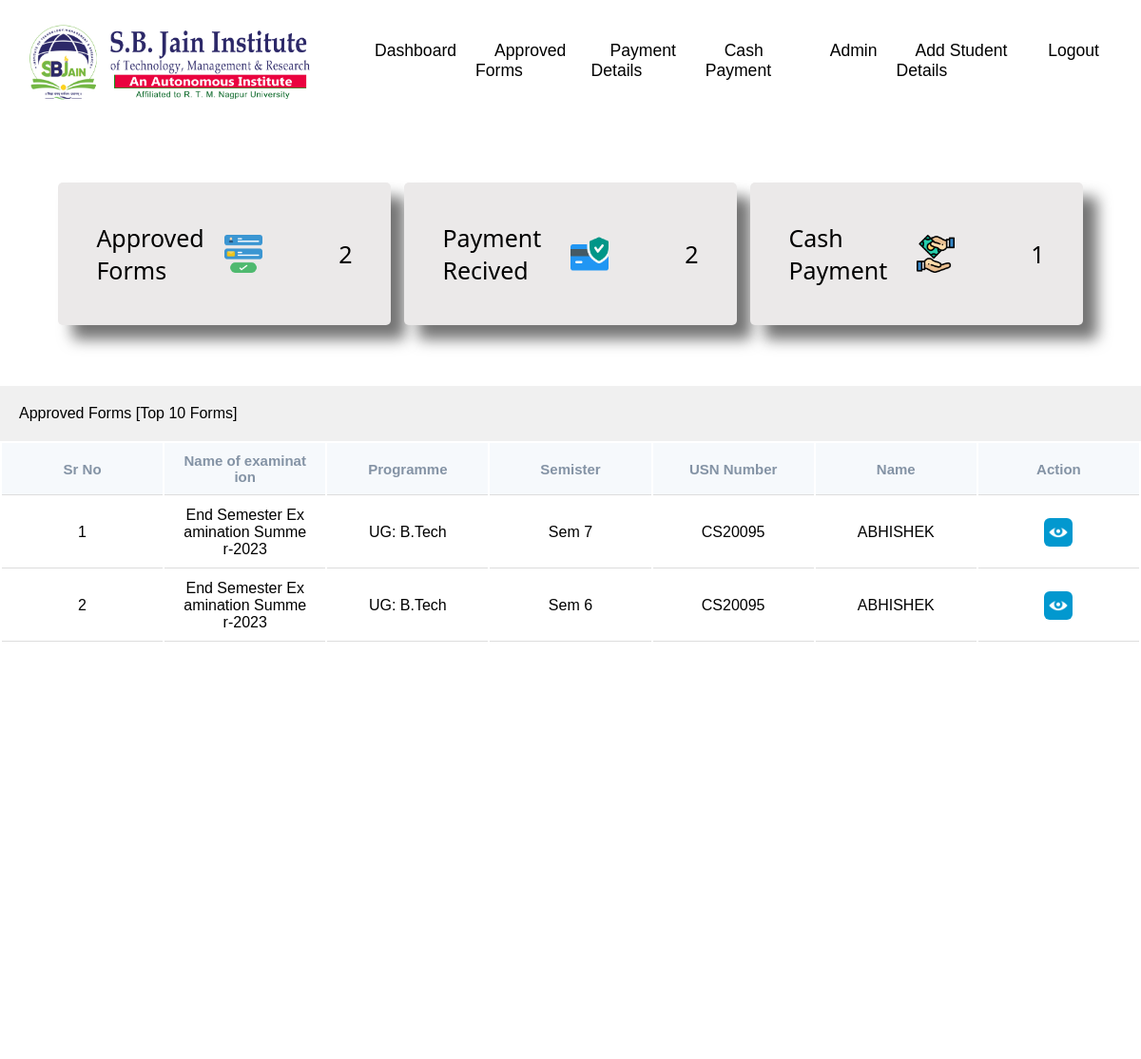
The page /components/adminDashboard/dashboardPannel/dashboardPannel.php (signed in) on the database its author committed.
### tables this page shows
CREATE TABLE `stdforms` (
  `id` int(11) NOT NULL,
  `acedemic_year` varchar(20) NOT NULL,
  `name_of_exam` varchar(100) NOT NULL,
  `type_of_student` varchar(20) NOT NULL,
  `programme` varchar(20) NOT NULL,
  `dept` text NOT NULL,
  `sem` text NOT NULL,
  `usn_number` varchar(20) NOT NULL,
  `name` text NOT NULL,
  `abc_id` text NOT NULL,
  `mother_name` text NOT NULL,
  `address` text NOT NULL,
  `mob_no` text NOT NULL,
  `university_enno` varchar(30) NOT NULL,
  `formstatus` text NOT NULL,
  `course1` varchar(20) NOT NULL,
  `course2` varchar(20) NOT NULL,
  `course3` varchar(20) NOT NULL,
  `course4` varchar(20) NOT NULL,
  `course5` varchar(20) NOT NULL,
  `course6` varchar(20) NOT NULL,
  `course7` varchar(20) NOT NULL,
  `course8` varchar(20) NOT NULL,
  `course9` varchar(20) NOT NULL,
  `course10` varchar(20) NOT NULL,
  `course11` varchar(20) NOT NULL,
  `course12` varchar(20) NOT NULL,
  `course13` varchar(20) NOT NULL,
  `course14` varchar(20) NOT NULL,
  `course15` varchar(20) NOT NULL
);

### components/adminDashboard/dashboardPannel/dashboardPannel.php (the view, shortened to what this page needs)
<?php
    include('../../../databaseconnection.php');
?>
<?php
include '../navbar/navbar.php';
?>
<div class="container1">
    <div class="cards">
        <div class="head1">
            <h3 class="text">Approved Forms</h3>
            <img class="img" src="../../../assets/sign-up.png" alt="formslogo">
        </div>
        <div class="head2">
            <p class="text">
                <?php
                $sql = "SELECT id FROM stdforms where formstatus='Approved'";
                if ($result=mysqli_query($con,$sql))
                {
                $rowcount=mysqli_num_rows($result);
                printf($rowcount);
                }
                ?>
            </p>
        </div>
    </div>
    <div class="cards">
        <div class="head1">
            <h3 class="text">Payment Recived</h3>
            <img class="img"  src="../../../assets/credit-card.png" alt="cardlogo">
        </div>
        <div class="head2">
            <p class="text">
                    <?php
                    $sql = "SELECT id FROM payment_details where payment_status='Paid'";
                    if ($result=mysqli_query($con,$sql))
                    {
                    $rowcount=mysqli_num_rows($result);
                    printf($rowcount);
                    }
                    ?>
            </p>
        </div>
    </div>
    <div class="cards">
        <div class="head1">
            <h3 class="text">Cash Payment</h3>
            <img class="img" src="../../../assets/payment-method.png" alt="cashlogo">
        </div>
        <div class="head2">
            <p class="text">
                <?php
                $sql = "SELECT id FROM payment_details where	payment_mode='cash'";
                if ($result=mysqli_query($con,$sql))
                {
                $rowcount=mysqli_num_rows($result);
                printf($rowcount);
                }
                ?>
            </p>
        </div>
    </div>
</div>
<div class="table">
        <div class="table_header">
            <p>Approved Forms [Top 10 Forms]</p>
        </div>
        <div class="table_section">
            <table>
                <thead>
                    <tr>
                        <th>Sr No</th>
                        <th>Name of examination</th>
                        <th>Programme</th>
                        <th>Semister</th>
                        <th>USN Number</th>
                        <th>Name</th>
                        <th>Action</th>
                    </tr>
                </thead>
                <tbody>
                <?php
                $query = "SELECT * FROM `stdforms` where formstatus='Approved' ORDER BY id DESC Limit 10;";
                $result = $con->query($query);
                if ($result->num_rows > 0)
                {
                    $cnt=1;
                    while($row=$result->fetch_object()) {
                            ?>
                    <?php
                        echo  "
                            <tr>
                                <td>$cnt</td>
                                <td>$row->name_of_exam</td>
                                <td>$row->programme</td>
                                <td>$row->sem</td>
                                <td>$row->usn_number</td>
                                <td>$row->name</td>
                                <td><button><a href='../viewForms/viewForms.php?id=$row->id'><img class='btnimg' src='../../../assets/icons8-eye-50.png' alt='viewlogo'></a></button></td>
                            </tr>";
                         ?>
                    <?php
                    $cnt=$cnt+1;
                    }
                }
                ?>
                </tbody>
            </table>
        </div>
    </div>

### rows shown on the page
stdforms: name_of_exam "End Semester Examination Summer-2023", programme "UG: B.Tech", sem "Sem 7", usn_number "CS20095", name "ABHISHEK"
stdforms: name_of_exam "End Semester Examination Summer-2023", programme "UG: B.Tech", sem "Sem 6", usn_number "CS20095", name "ABHISHEK"
